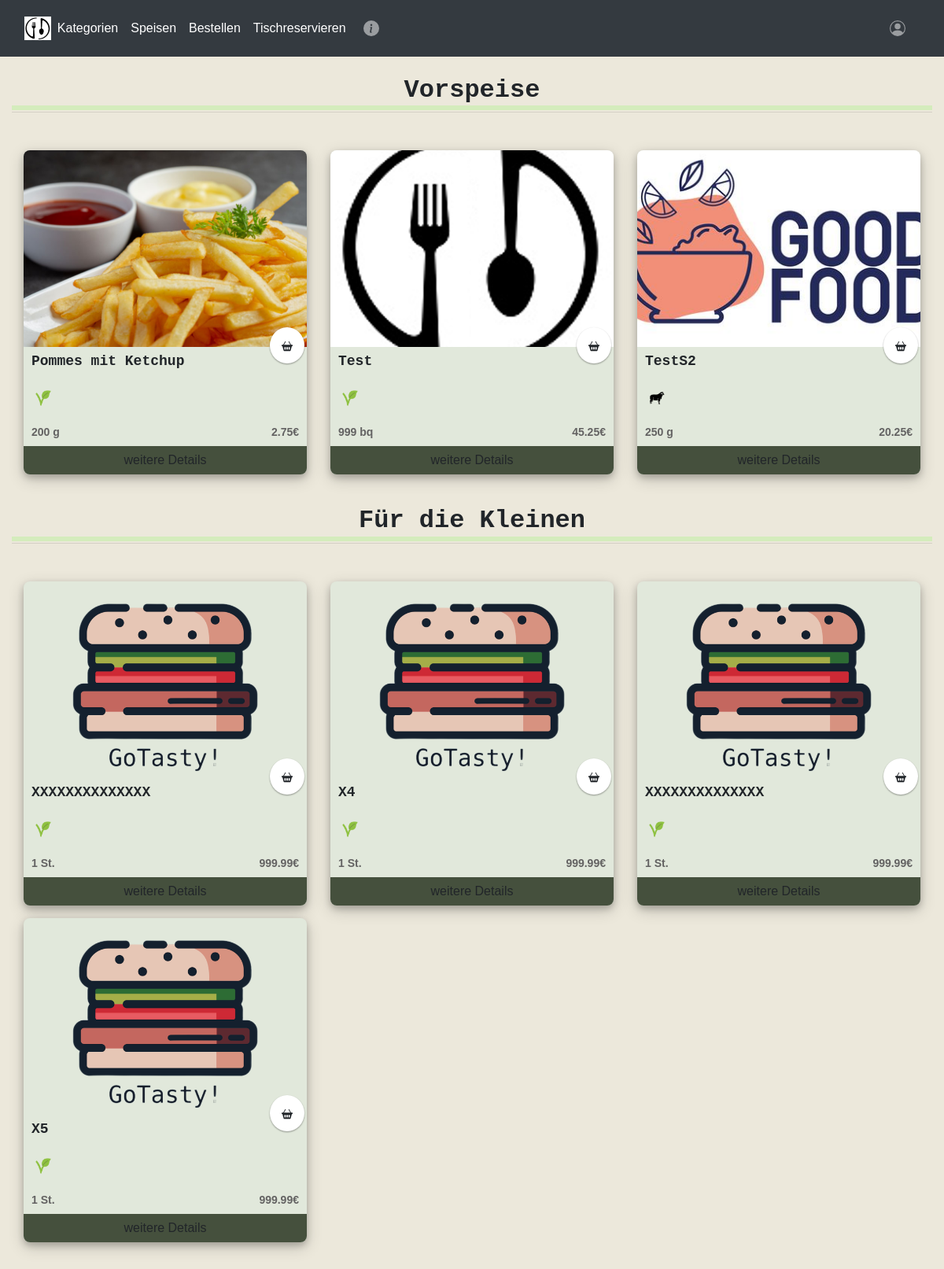
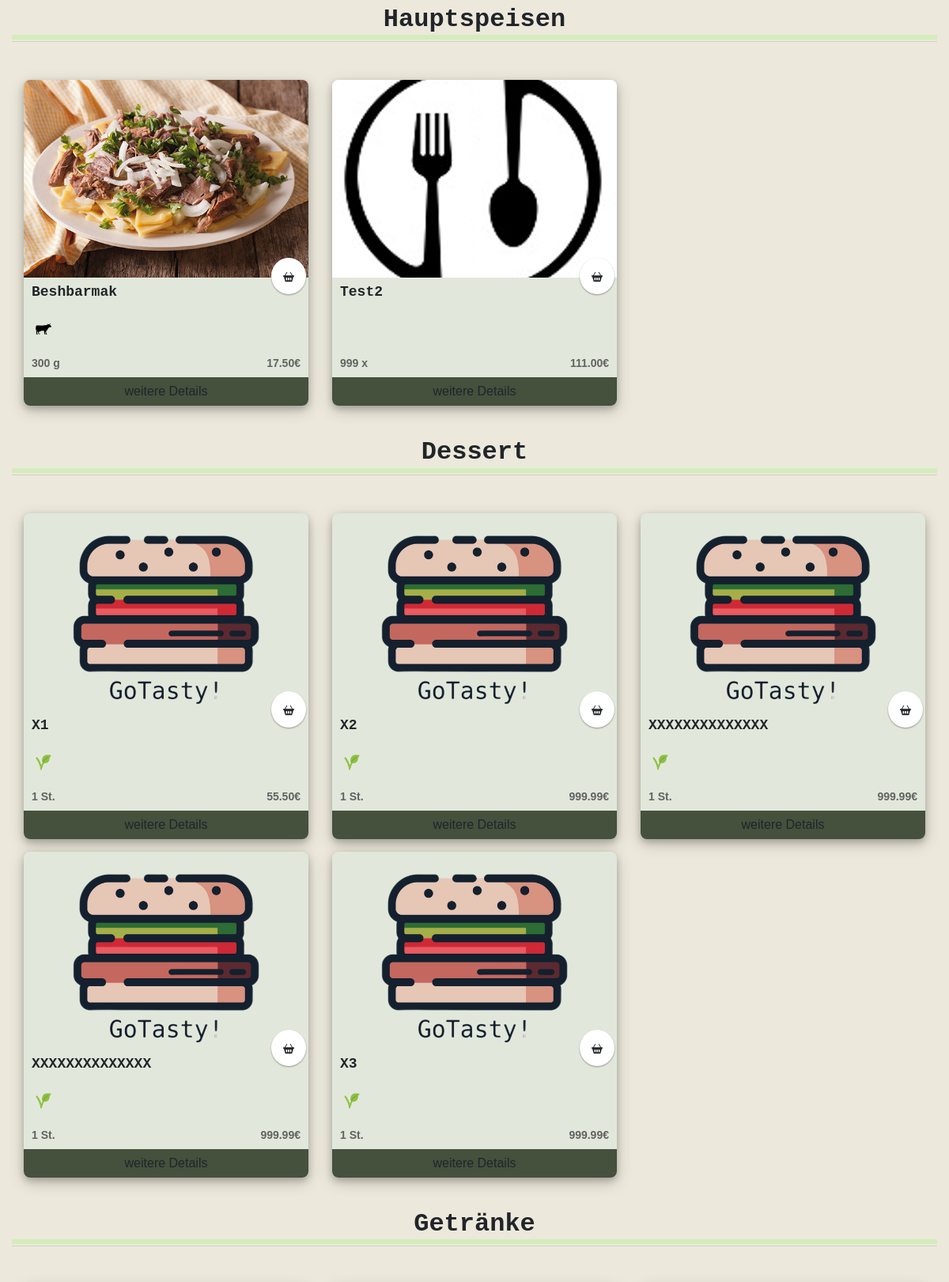
Screenshot of /food.php (upper part) with the database file from the repository (2 pictures, top to bottom).
### tables this page shows
CREATE TABLE `category` (
                            `id` int(11) NOT NULL,
                            `category_name` varchar(80) NOT NULL,
                            `image_name` varchar(100) NOT NULL,
                            `featured` varchar(10) NOT NULL,
                            `active` varchar(10) NOT NULL,
                            `icon_name` varchar(100) NOT NULL
);

CREATE TABLE `food` (
                        `id` int(10) NOT NULL,
                        `title` varchar(150) NOT NULL,
                        `description` varchar(255) NOT NULL,
                        `price` decimal(10,2) NOT NULL,
                        `image_name` varchar(80) NOT NULL,
                        `category_id` int(11) NOT NULL,
                        `meat_type_id` int(11) DEFAULT NULL,
                        `country_id` int(11) DEFAULT NULL,
                        `food_portion` int(11) DEFAULT NULL,
                        `food_portion_unit` varchar(30) DEFAULT NULL,
                        `featured` varchar(10) NOT NULL,
                        `active` varchar(10) NOT NULL
);

CREATE TABLE `meat_type` (
                             `id` int(11) NOT NULL,
                             `meat_type_name` varchar(80) NOT NULL,
                             `icon_name` varchar(80) NOT NULL
);

### src/Main.php (called while the page is built, shortened)
<?php
class Main
{
    protected $conn;
    protected string $globalpath = "http://localhost:8888/projekt1";
    public function __construct()
    {
        require __DIR__ . "/../config/db_connect.php";
        $this->conn = $conn;
    }
    public function loadData($query, $path)
    {
        return $this->p_loadData($query, $path);
    }
    private function p_loadData($query,$path)
    {
        $stmt = mysqli_stmt_init($this->conn);
        if(!mysqli_stmt_prepare($stmt, $query)){
            header("Location: $this->globalpath/$path.php?error=sqlerror");
            exit();
        } else {
            $result = mysqli_stmt_execute($stmt);
            if($result){
                return mysqli_stmt_get_result($stmt);
            }else{
                header("Location: $this->globalpath/$path.php?error=sqlerror");
                exit();
            }
        }
    }
}

### src/FoodService.php (the view, shortened to what this page needs)
<?php
require_once "Main.php";
class FoodService extends Main
{
    private $active_categories = array();
    private $active_food = array();
    public function loadDashboardData()
    {
        $this->setDashboardCategories();
    }
    public function loadActiveData()
    {
        $this->setActiveFood();
    }
    public function showActiveFood(){
        foreach ($this->active_categories as $category){
            echo '
    <h2 id="container_category_'. $category["id"] . '" class="ueberschrift fw-light text-center text-lg-start mt-4 mb-0" style="font-weight: bold">'. $category["category_name"] . '</h2>
    <hr class="mt-2 mb-5">
    <div class="container" >
        <div class="row ">';
            $food_array = $this->getFootByCategory($category["id"]);
            foreach ($food_array as $food) {
                echo '
                 <div class="col-md-4" style="margin-bottom: 1em;">
                    <div class="card-sl h-100">
                        <div class="card-image">
                            <img src="' . $this->globalpath . '/assets/images/' . $food["image_name"] . '" style="height: 250px; width: 100%">
                        </div>
                        ';
                echo '
                            <a class="card-action" id="order_position_' . $food["id"] . '" type="button"
                            onclick="add(\'' . $food["id"] . '\')"title="Bestellen">
                            <input name="position-add" value="' . $food["id"] . '" hidden/>
                            </a>
                        <div id="food-' . $food["id"] . '" class="card-details">
                            <div id="title-' . $food["id"] . '" class="card-heading h-100">
                                ' . $food["title"] . '
                            </div>
                            <div id="icon-' . $food["id"] . '" class="card-icon">
                                    <img src="'. $this->globalpath . '/assets/icons/' . $food["icon_name"] .'.png">
                             </div>
                            <div id="portion-' . $food["id"] . '" class="card-text-left">
                                ' . $food["food_portion"] . ' ' . $food["food_portion_unit"] . '
                            </div>
                            <div id="price-' . $food["id"] . '" class="card-text-right">
                                ' . $food["price"] . '€
                            </div>
                        </div>
                        <a class="card-button" role="button" type="button" onclick="showFoodModal(' . $food["id"] . ')"> weitere Details</a>
                    </div>
                </div>
                <div class="modal fade" id="food-modal-' . $food["id"] . '" tabindex="-1" role="dialog" aria-labelledby="modal-' . $food["id"] . '" aria-hidden="true">
                    <div class="modal-dialog modal-dialog-centered" role="document">
                        <div class="modal-content">
                            <div class="modal-header">
                                <h5 class="modal-title" id="modal-' . $food["id"] . '">' . $food["title"] . '</h5>
                            </div>';
                echo '
                            <div class="modal-footer">
                                <div id="text-left">
                                   Eine Portion: ' . $food["food_portion"] . ' ' . $food["food_portion_unit"] . '
                                </div>
                                <div id="text-right">
                                    Preis: ' . $food["price"] . '€
                                </div>
                            </div>
                        </div>
                    </div>
                </div>
                ';
            }
            echo '
        </div>
    </div>';
        }
    }
    private function setDashboardCategories()
    {
        $sql = "SELECT `id`, `category_name`, `image_name`, `icon_name` FROM `category` WHERE `featured` LIKE \"ja\";";
        $result = $this->loadData($sql, "index");
    }
    private function setActiveCategories()
    {
        $sql = "SELECT `id`, `category_name`, `image_name`, `icon_name` FROM `category` WHERE `active` LIKE \"ja\";";
        $result = $this->loadData($sql, "index");
        foreach ($result as $category) {
            $this->active_categories[] = $category;
        }
    }
    private function setActiveFood()
    {
        $sql = "SELECT
                    f.`id`,
                    f.`title`,
                    f.`description`,
                    f.`price`,
                    f.`image_name`,
                    f.`food_portion`,
                    f.`food_portion_unit`,
                    f.`category_id`,
                    c.`category_name`,
                    c.`icon_name`,
                    mt.`icon_name`,
                    co.`country_name`,
                    co.`country_short_name`
                FROM `food` AS f
                JOIN category AS c ON c.id = f.category_id
                JOIN country AS co ON co.id = f.country_id
                JOIN meat_type AS mt ON mt.id = f.meat_type_id
                WHERE f.active LIKE \"ja\"";
        $result = $this->loadData($sql, "index");
        foreach ($result as $food) {
            $this->active_food[$food['id']] = $food;
        }
    }
    public function getFootByCategory($category_id){
        $food_array = array_filter($this->active_food, function ($value) use ($category_id){
            return ($value["category_id"] == $category_id);
        });
        return $food_array;
    }
}

### assets/css/style.css (style rules this page uses)
body { position: relative; min-height: 100vh; background-color: #ece8db; }
body, input, textarea, button, select, option { font-family: "Oswald", Helvetica, sans-serif; font-weight: 100; font-size: 1rem; line-height: 1rem; }
.container { position: relative; width: 100%; height: auto; max-width: 1200px; margin: 0 auto; }
.card-sl { height: 100%; background: #e1e8db; border-radius: 8px; box-shadow: 0 4px 8px 0 rgba(0, 0, 0, 0.2), 0 6px 20px 0 rgba(0, 0, 0, 0.19); }
.card-image img { width: 100%; height: 11vw; object-fit: cover; border-radius: 8px 8px 0px 0; }
.card-icon { position: relative; z-index: 2; background: transparent; border-radius: 100%; padding: 15px; }
.card-icon img { max-width: 20px; }
.card-action { position: relative; float: right; margin-top: -25px; margin-right: 3px; z-index: 2; color: #E26D5C; background: #fff; border-radius: 100%; padding: 15px; font-size: 15px; box-shadow: 0 1px 2px 0 rgba(0, 0, 0, 0.2), 0 1px 2px 0 rgba(0, 0, 0, 0.19); }
.card-details { height: 40px; margin-bottom: 1em; font-weight: bold; }
.card-heading { font-size: 18px; font-weight: bold; font-family: "Lucida Console", "Courier New", monospace; padding: 10px 0 0 10px; }
.card-text-left { float: left; padding: 10px 0 10px 10px; font-weight: bold; font-size: 14px; color: #636262; }
.card-text-right { float: right; padding: 10px 10px 10px 0; font-weight: bold; font-size: 14px; color: #636262; }
.card-button { display: flex; justify-content: center; padding: 10px 0; width: 100%; background-color: #45503d; color: #ffffff; border-radius: 0 0 8px 8px; }
.ueberschrift { font-family: "Lucida Console", "Courier New", monospace; box-shadow: 0 6px rgb(212, 236, 188); caret-shape: auto; }

### rows the page displays
category: category_name "Vorspeise"
food: image_name (picture), title "Pommes mit Ketchup", meat_type.icon_name (picture), food_portion "200", food_portion_unit "g", price "2.75"
food: image_name (picture), title "Test", meat_type.icon_name (picture), food_portion "999", food_portion_unit "bq", price "45.25"
food: image_name (picture), title "TestS2", meat_type.icon_name (picture), food_portion "250", food_portion_unit "g", price "20.25"
category: category_name "Für die Kleinen"
food: image_name (picture), title "XXXXXXXXXXXXXX", meat_type.icon_name (picture), food_portion "1", food_portion_unit "St.", price "999.99"
food: image_name (picture), title "X4", meat_type.icon_name (picture), food_portion "1", food_portion_unit "St.", price "999.99"
food: image_name (picture), title "XXXXXXXXXXXXXX", meat_type.icon_name (picture), food_portion "1", food_portion_unit "St.", price "999.99"
food: image_name (picture), title "X5", meat_type.icon_name (picture), food_portion "1", food_portion_unit "St.", price "999.99"
category: category_name "Hauptspeisen"
food: image_name (picture), title "Beshbarmak", meat_type.icon_name (picture), food_portion "300", food_portion_unit "g", price "17.50"
food: image_name (picture), title "Test2", shows a picture, food_portion "999", food_portion_unit "x", price "111.00"
category: category_name "Dessert"
food: image_name (picture), title "X1", meat_type.icon_name (picture), food_portion "1", food_portion_unit "St.", price "55.50"
food: image_name (picture), title "X2", meat_type.icon_name (picture), food_portion "1", food_portion_unit "St.", price "999.99"
food: image_name (picture), title "XXXXXXXXXXXXXX", meat_type.icon_name (picture), food_portion "1", food_portion_unit "St.", price "999.99"
food: image_name (picture), title "XXXXXXXXXXXXXX", meat_type.icon_name (picture), food_portion "1", food_portion_unit "St.", price "999.99"
food: image_name (picture), title "X3", meat_type.icon_name (picture), food_portion "1", food_portion_unit "St.", price "999.99"
category: category_name "Getränke"
